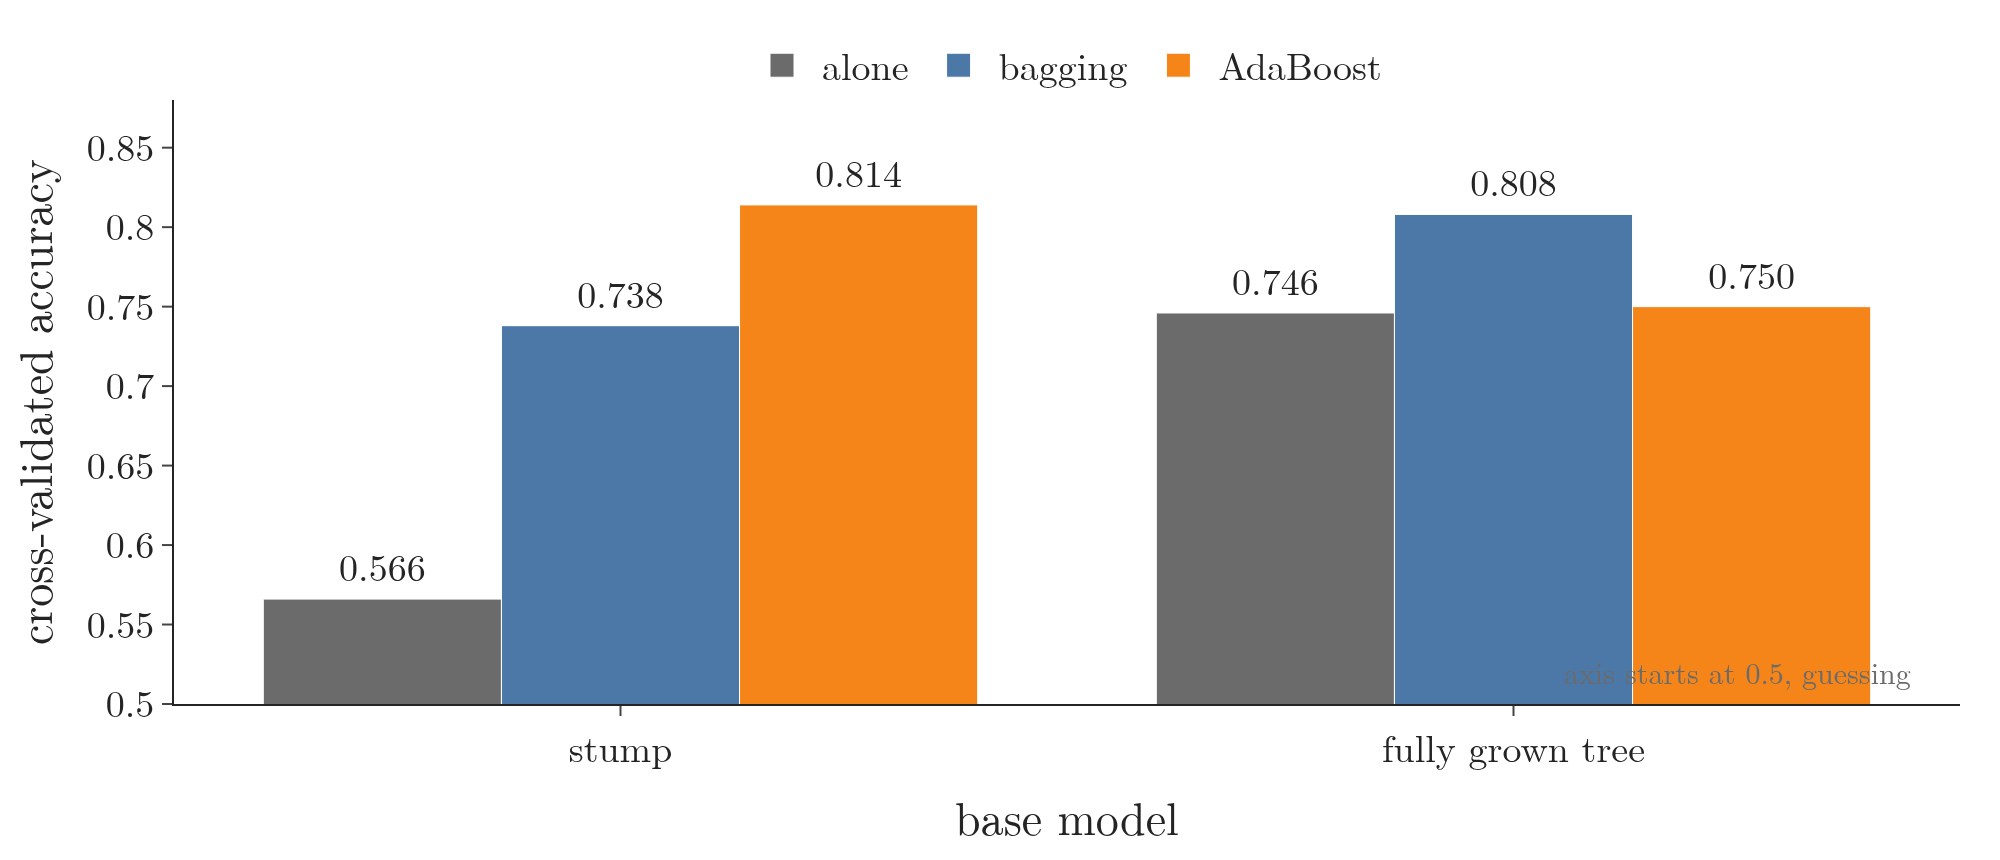

This figure's Python source:
"""Section 2's Extra as a chart: 10-fold cross-validated accuracy on the noisy circles of the AdaBoost
hyperparameters Note, for a stump and a fully grown tree alone, bagged and boosted (100 base models each).
Numbers from the Notebook (asserted against the Note's table). Plotly."""
from pathlib import Path
import plotly.graph_objects as go

here = Path(__file__).parent
FONT = dict(family="Latin Modern Roman", size=19)
GREY, BLUE, ORANGE = "#6B6B6B", "#4C78A8", "#F58518"
ACC = {"stump": (0.566, 0.738, 0.814), "fully grown tree": (0.746, 0.808, 0.750)}
fig = go.Figure()
for i, (name, col) in enumerate((("alone", GREY), ("bagging", BLUE), ("AdaBoost", ORANGE))):
    vals = [ACC[b][i] for b in ACC]
    fig.add_bar(x=list(ACC), y=vals, name=name, marker_color=col, text=[f"{v:.3f}" for v in vals], textposition="outside")
fig.add_annotation(x=1.45, y=0.505, text="axis starts at 0.5, guessing", showarrow=False, font=dict(size=15, color=GREY), xanchor="right", yanchor="bottom")
fig.update_layout(template="simple_white", width=1000, height=430, font=FONT, barmode="group",
                  xaxis=dict(title="base model"), yaxis=dict(title="cross-validated accuracy", range=[0.5, 0.88]),
                  legend=dict(orientation="h", x=0.5, xanchor="center", y=1.12), margin=dict(l=80, r=20, t=50, b=70))
fig.write_image(here / "swap_bars.png", scale=2)
fig.write_image(here / "swap_bars.pdf")
